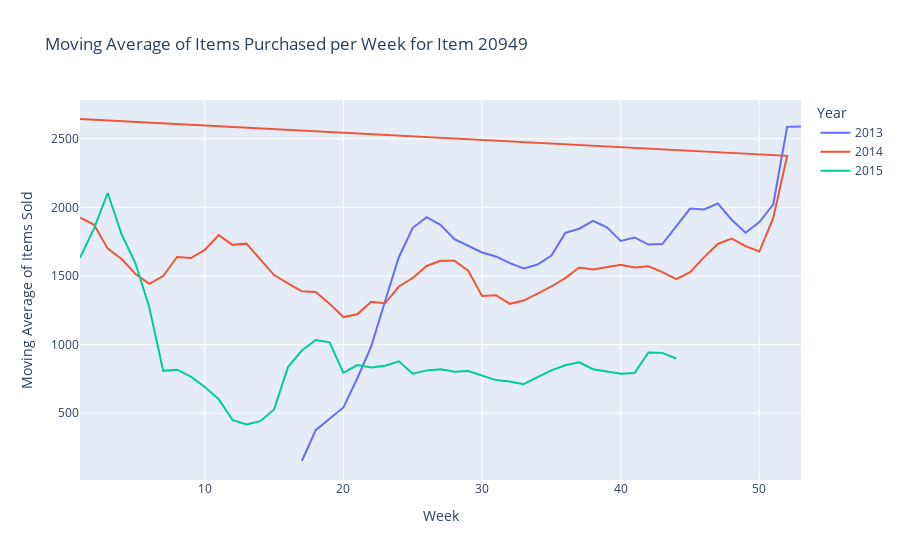

Notebook cell for this chart:
### Code cell
# Plot with moving average lines for each year
fig = px.line(
    filtered_sales,
    x='week',
    y='moving_avg',
    color='year',  # Use 'year' to differentiate lines by year
    title=f'Moving Average of Items Purchased per Week for Item {item_id}',
    labels={'year': 'Year', 'moving_avg': 'Moving Average'},
)

fig.update_layout(xaxis_title='Week', yaxis_title='Moving Average of Items Sold')
fig.show()

### Figure 1 — Plotly figure (JSON) as saved in the notebook; plotly's stock layout.template omitted (floating-point values rounded to 4 significant figures)
{"data": [{"hovertemplate": "Year=2013<br>week=%{x}<br>Moving Average=%{y}<extra></extra>", "legendgroup": "2013", "line": {"color": "#636efa", "dash": "solid"}, "marker": {"symbol": "circle"}, "mode": "lines", "name": "2013", "orientation": "v", "showlegend": true, "type": "scatter", "x": [17, 18, 19, 20, 21, 22, 23, 24, 25, 26, 27, 28, 29, 30, 31, 32, 33, 34, 35, 36, 37, 38, 39, 40, 41, 42, 43, 44, 45, 46, 47, 48, 49, 50, 51, 52, 53], "xaxis": "x", "y": [152, 377, 459.7, 542.2, 755, 985, 1316.0, 1638.0, 1851.0, 1928, 1872, 1768, 1720, 1671.0, 1642, 1593, 1554.0, 1584.0, 1649.0, 1814, 1844.0, 1902.0, 1855, 1756.0, 1780.0, 1729.0, 1733.0, 1864.0, 1991.0, 1984.0, 2028, 1910.0, 1814.0, 1893, 2022.0, 2586.0, 2588.0], "yaxis": "y"}, {"hovertemplate": "Year=2014<br>week=%{x}<br>Moving Average=%{y}<extra></extra>", "legendgroup": "2014", "line": {"color": "#EF553B", "dash": "solid"}, "marker": {"symbol": "circle"}, "mode": "lines", "name": "2014", "orientation": "v", "showlegend": true, "type": "scatter", "x": [1, 2, 3, 4, 5, 6, 7, 8, 9, 10, 11, 12, 13, 14, 15, 16, 17, 18, 19, 20, 21, 22, 23, 24, 25, 26, 27, 28, 29, 30, 31, 32, 33, 34, 35, 36, 37, 38, 39, 40, 41, 42, 43, 44, 45, 46, 47, 48, 49, 50, 51, 52, 1], "xaxis": "x", "y": [1924, 1874.0, 1699, 1624.0, 1515.0, 1442.0, 1499.0, 1638.0, 1631.0, 1690.0, 1797.0, 1726.0, 1736.0, 1621, 1506.0, 1446.0, 1388.0, 1382.0, 1298.0, 1200.0, 1220.0, 1312.0, 1301.0, 1423.0, 1485.0, 1573, 1611.0, 1611.0, 1538.0, 1354.0, 1360, 1297, 1321, 1371.0, 1423.0, 1484, 1561.0, 1546.0, 1566.0, 1582.0, 1562.0, 1571.0, 1528, 1477.0, 1527, 1635.0, 1733.0, 1772.0, 1717.0, 1678, 1922.0, 2375, 2644.0], "yaxis": "y"}, {"hovertemplate": "Year=2015<br>week=%{x}<br>Moving Average=%{y}<extra></extra>", "legendgroup": "2015", "line": {"color": "#00cc96", "dash": "solid"}, "marker": {"symbol": "circle"}, "mode": "lines", "name": "2015", "orientation": "v", "showlegend": true, "type": "scatter", "x": [1, 2, 3, 4, 5, 6, 7, 8, 9, 10, 11, 12, 13, 14, 15, 16, 17, 18, 19, 20, 21, 22, 23, 24, 25, 26, 27, 28, 29, 30, 31, 32, 33, 34, 35, 36, 37, 38, 39, 40, 41, 42, 43, 44], "xaxis": "x", "y": [1633, 1844.0, 2104.0, 1804.0, 1592.0, 1270, 809, 817.2, 766.5, 691, 603, 450.5, 417.5, 442.2, 527.8, 837.5, 956.5, 1033.0, 1017.0, 794.5, 850.5, 833.8, 846.2, 878.2, 787.8, 812, 820.8, 802.5, 807, 772, 741.2, 731.2, 711.8, 763.2, 812.5, 849.8, 870.5, 821, 806, 787.5, 793.8, 942.8, 939.8, 899], "yaxis": "y"}], "layout": {"legend": {"title": {"text": "Year"}, "tracegroupgap": 0}, "title": {"text": "Moving Average of Items Purchased per Week for Item 20949"}, "xaxis": {"anchor": "y", "domain": [0, 1], "title": {"text": "Week"}}, "yaxis": {"anchor": "x", "domain": [0, 1], "title": {"text": "Moving Average of Items Sold"}}}}
